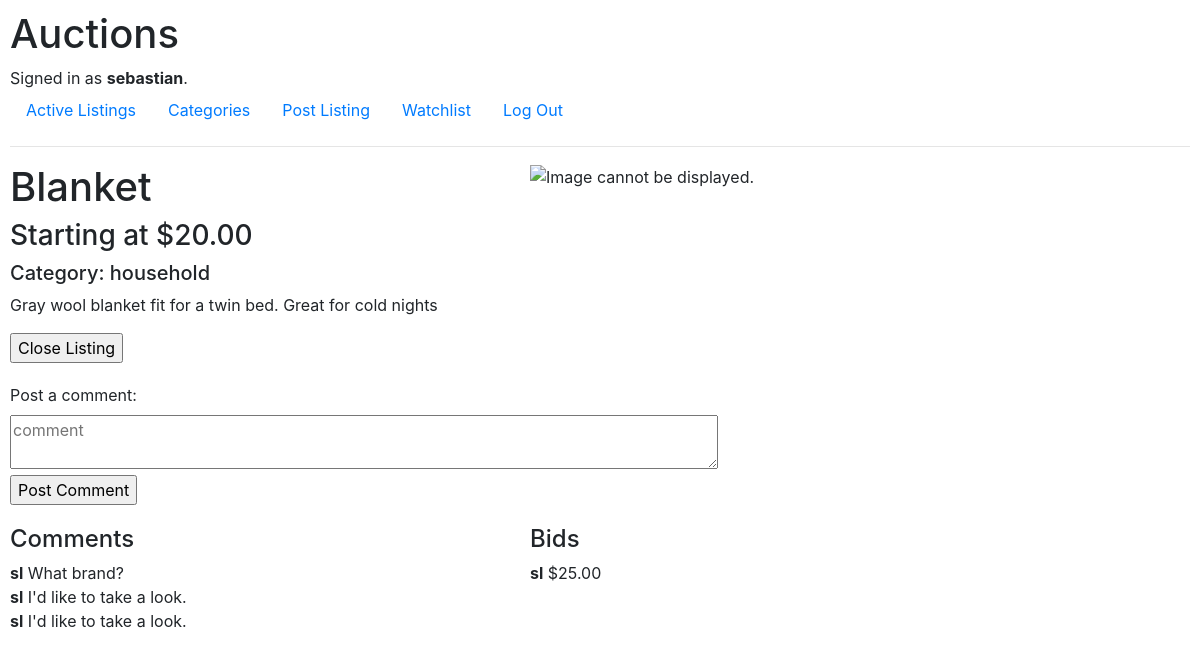
Screenshot of /listing/2 (signed in) with the database file from the repository.
### auctions/models.py (models this page shows)
class User(AbstractUser):
    pass

class Listing(models.Model):
    listing_user = models.ForeignKey(User, on_delete=models.PROTECT, related_name="user_listings")
    name = models.CharField(max_length=64)
    description = models.CharField(max_length=1000)
    starting_bid = models.DecimalField(max_digits=20, decimal_places=2)
    image = models.URLField(default=None)
    category = models.CharField(max_length=64, default=None)
    listing_watchlist = models.ManyToManyField(User, blank=True, related_name="user_watchlist")
    is_closed = models.BooleanField(default=False)

class Comment(models.Model):
    commenter = models.ForeignKey(User, default=None, on_delete=models.PROTECT, related_name="user_comments")
    listing = models.ForeignKey(Listing, default=None, on_delete=models.PROTECT, related_name="listing_comments")
    comment = models.CharField(max_length=200, blank=True)

class Bid(models.Model):
    user = models.ForeignKey(User, default=None, on_delete=models.PROTECT, related_name="user_bids")
    item = models.ForeignKey(Listing, on_delete=models.PROTECT, related_name="listing_bids")
    price = models.DecimalField(max_digits=20, decimal_places=2)

### auctions/views.py (the view)
# urls.py: path("listing/<str:id>", views.view_listing, name="view_listing"),
def view_listing(request, id):
    listing = Listing.objects.get(id=id)
    if Bid.objects.filter(item=id).order_by("-price"):
        winning_bid = Bid.objects.filter(item=id).order_by("-price")[0]
    else:
        winning_bid = listing.starting_bid
    if listing.is_closed == True:
        return render(request, "auctions/closed_listing.html", {
            "listing": listing,
            "winning_bid": winning_bid
        })
    return render(request, "auctions/listing.html", {
        "listing": listing,
        "comments": listing.listing_comments.all(),
        "bids": listing.listing_bids.all()
    })

### auctions/templates/auctions/listing.html (shortened to what this page needs)
{% extends "auctions/layout.html" %}
{% block body %}
<div>
    <div class="grid">
        <div>
            <h1>{{ listing.name}}</h1>
            <h3>Starting at ${{ listing.starting_bid }}</h3>
            {% if listing.category %}
            <h5>Category: {{ listing.category }}</h5>
            {% endif%}
            <p>{{ listing.description }}</p>
            {% if listing.image %}
        </div>
        <div>
            {% if listing.image %}
            <img src="{{ listing.image }}" alt="Image cannot be displayed.">
            {% endif %}
        </div>
        {% endif %}
    </div>
</div>
<div class="grid">
    <div>
        {% if user.is_authenticated and user != listing.listing_user and request.user not in listing.listing_watchlist.all %}
        <form action="{% url 'add_watchlist' listing.id %}">
            {% csrf_token %}
            <input type="submit" value="Add To Watchlist">
        </form>
        {% elif user.is_authenticated and user != listing.listing_user and request.user in listing.listing_watchlist.all %}
        <form action="{% url 'remove_watchlist' listing.id %}">
            {% csrf_token %}
            <input type="submit" value="Remove From Watchlist">
        </form>
        {% elif user.is_authenticated and user == listing.listing_user %}
        <form action="{% url 'close_bid' listing.id %}">
            <input type="submit" value="Close Listing">
        </form>
        {% endif %}
    </div>
    <div>
    </div>
</div>
{% if user.is_authenticated %}
<form method="post" action="{% url 'comment' listing.id %}">
    <div>
        <label style="margin-top: 20px" for="comment">Post a comment:</label>
    </div>
    <textarea id="comment" name="comment" placeholder="comment"></textarea>
    <div>
        <input type="submit" value="Post Comment">
    </div>
</form>
{% endif %}
<div class="grid">
    <div>
        <h4 style="margin-top: 20px">Comments</h4>
        {% for comment in comments %}
        <div>
            <span>{{ comment.commenter }}</span>
            {{ comment.comment }}
        </div>
        {% empty %}
        No comments.
        {% endfor %}
    </div>
    <div>
        <h4 style="margin-top: 20px">Bids</h4>
        {% for bid in bids %}
        <div>
            <span>{{ bid.user }}</span> ${{ bid.price }}
        </div>
        {% empty %}
        No bids.
        {% endfor %}
    </div>
</div>
{% endblock %}

### auctions/templates/auctions/layout.html (shortened to what this page needs)
{% load static %}
<!DOCTYPE html>
<html lang="en">
    <head>
        <link rel="stylesheet" href="https://stackpath.bootstrapcdn.com/bootstrap/4.4.1/css/bootstrap.min.css">
        <link href="{% static 'auctions/styles.css' %}" rel="stylesheet">
    </head>
    <body>
        <h1>Auctions</h1>
        <div>
            {% if user.is_authenticated %}
                Signed in as <strong>{{ user.username }}</strong>.
            {% else %}
                Not signed in.
            {% endif %}
        </div>
        <ul class="nav">
            <li class="nav-item">
                <a class="nav-link" href="{% url 'index' %}">Active Listings</a>
            </li>
            <li class="nav-item">
                <a class="nav-link" href="{% url 'categories' %}">Categories</a>
            </li>
            {% if user.is_authenticated %}
                <li class="nav-item">
                    <a class="nav-link" href="{% url 'create_listing' %}">Post Listing</a>
                </li>
                <li class="nav-item">
                    <a class="nav-link" href="{% url 'watchlist' %}">Watchlist</a>
                </li>
                <li class="nav-item">
                    <a class="nav-link" href="{% url 'logout' %}">Log Out</a>
                </li>
            {% endif %}
        </ul>
        <hr>
        {% block body %}
        {% endblock %}
    </body>
</html>

### auctions/static/auctions/styles.css (style rules this page uses)
body { padding: 10px; }

### auctions/templates/auctions/listing.html (style rules this page uses)
.grid { display: grid; grid-template-columns: 500px auto; grid-column-gap: 20px; }
img { max-height: 70%; max-width: 70%; }
span { font-weight: bold; }
#comment { width: 60%; }

### rows the page displays
User: username "sebastian"
Listing: name "Blanket", starting_bid "20.00", category "household", description "Gray wool blanket fit for a twin bed. Great for cold nights"
Comment: commenter "sl", comment "What brand?"
Comment: commenter "sl", comment "I'd like to take a look."
Comment: commenter "sl", comment "I'd like to take a look."
Bid: user "sl", price "25.00"
